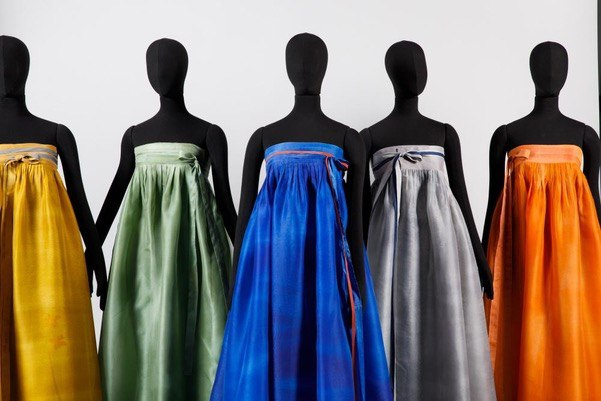
#> input picture OpenCv/image/test1.jpeg, 601 x 401 px, found by its file name
$ python threshold.py
#> lines starting #> are read from the running program, lines starting #| are printed output that depends on the picture; after the words box and inside, x2 and y2 are one past the last pixel; in counts of white or black regions, pixels touching at a corner belong together
import cv2
import numpy as np

src = cv2.imread(
    "/Users/triplet_dev/Python_openCV/OpenCV/image/test1.jpeg", cv2.IMREAD_COLOR)
#> src is the input picture: shape (401, 601, 3); mean B, G, R 114.8, 119.7, 129.2

B = src[:, :, 0]
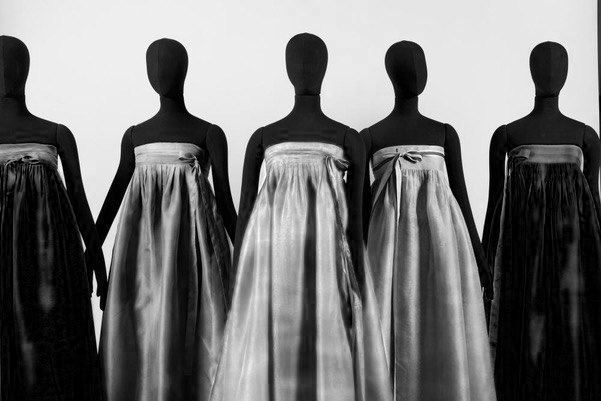
#> B: shape (401, 601); min 0, max 255, mean 114.8
G = src[:, :, 1]
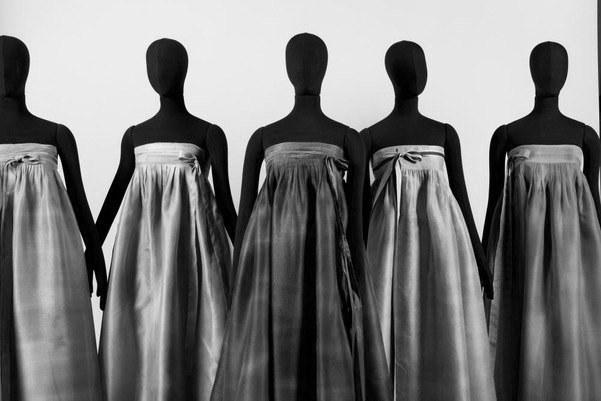
#> G: shape (401, 601); min 0, max 255, mean 119.7
R = src[:, :, 2]
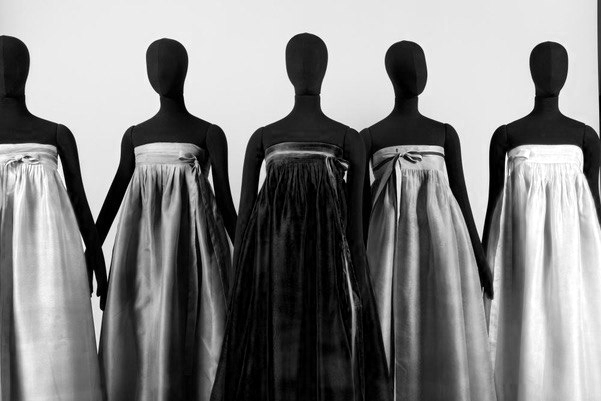
#> R: shape (401, 601); min 0, max 255, mean 129.2


# blue = cv2.cvtColor(src, cv2.COLOR_BGR2HSV)


# BGR을 HSV 색공간으로 변경함
# hsv = cv2.cvtColor(src, cv2.COLOR_BGR2HSV)

# HSV 에서 BGR로 가정할 범위를 정함
# lower_blue = np.array([110, 100, 100])
# upper_blue = np.array([130, 255, 255])

# HSV 이미지에서 위에 정해놓은 범위를 추출함
# blue = cv2.inRange(hsv, lower_blue, upper_blue)

# 마스트 이미지와 원본이미지를 비트 연산함
# blue = cv2.threshold(src, 100, 255, cv2.Th)
# res1 = cv2.bitwise_and(src, src, mask=blue)

# B
ret1, re1 = cv2.threshold(B, 95, 255, cv2.THRESH_BINARY)
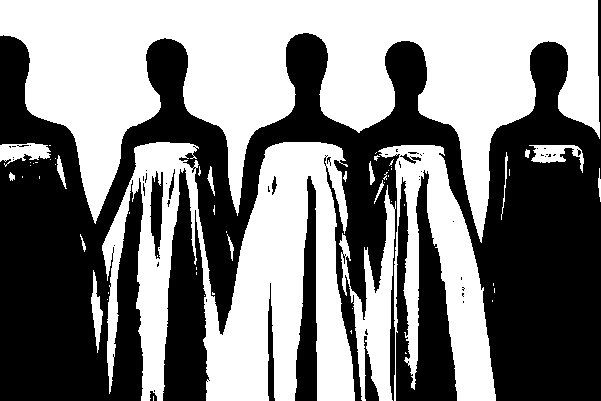
#> re1: shape (401, 601); 50.9% white; 53 black regions (42 under 20 px), largest, box (x1, y1, x2, y2) and area: (0, 0, 601, 401) 98449, (396, 170, 457, 401) 7748, (163, 168, 210, 401) 6839
ret2, re2 = cv2.threshold(R, 60, 255, cv2.THRESH_BINARY_INV)
#> re2: shape (401, 601); 36.8% white; 65 white regions (47 under 20 px), largest, box (x1, y1, x2, y2) and area: (0, 0, 601, 401) 73474, (165, 171, 203, 401) 5622, (417, 172, 452, 401) 3961
res1 = cv2.bitwise_and(re1, re2)
#> res1: shape (401, 601); 10.4% white; 30 white regions (24 under 20 px), largest, box (x1, y1, x2, y2) and area: (210, 154, 355, 401) 21371, (355, 247, 393, 401) 2557, (289, 142, 348, 234) 898, (339, 235, 350, 271) 132, (342, 270, 347, 296) 71, (264, 147, 274, 155) 34
res2 = cv2.cvtColor(res1, cv2.COLOR_BAYER_BG2BGR)
blue = cv2.bitwise_and(res2, src)
# res1 = cv2.bitwise_and(src, src, mask=blue)


# G
gret, gres1 = cv2.threshold(G, 50, 255, cv2.THRESH_BINARY)
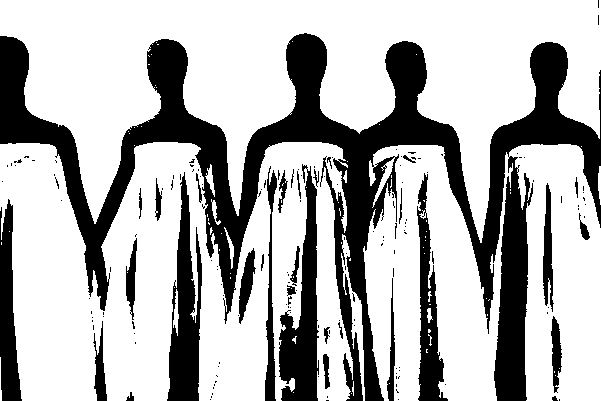
#> gres1: shape (401, 601); 70.2% white; 163 black regions (131 under 20 px), largest, box (x1, y1, x2, y2) and area: (0, 33, 601, 401) 50362, (279, 164, 319, 401) 4739, (167, 172, 202, 401) 4447
gret, gres2 = cv2.threshold(R, 75, 255, cv2.THRESH_BINARY_INV)
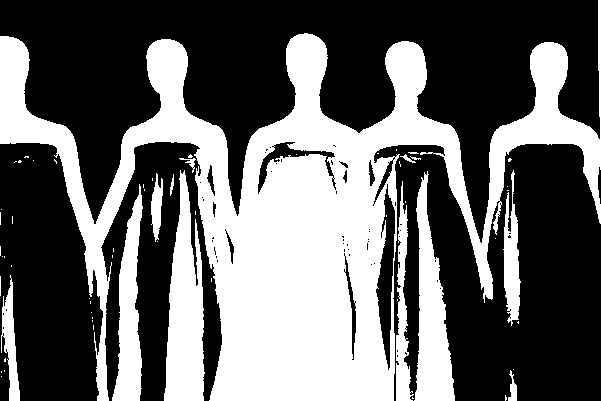
#> gres2: shape (401, 601); 39.9% white; 61 white regions (47 under 20 px), largest, box (x1, y1, x2, y2) and area: (0, 0, 601, 401) 75901, (164, 170, 205, 401) 6088, (414, 171, 455, 401) 4969
gres3 = cv2.bitwise_and(gres1, gres2)
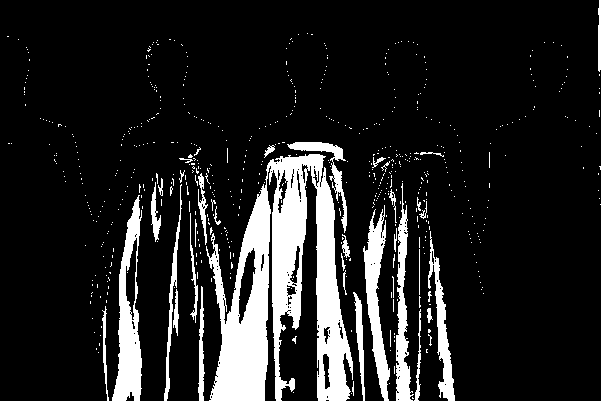
#> gres3: shape (401, 601); 13.5% white; 625 white regions (587 under 20 px), largest, box (x1, y1, x2, y2) and area: (206, 154, 353, 401) 17866, (112, 195, 142, 401) 3063, (363, 205, 390, 401) 2199


cv2.imshow("src", src)
# [5 lines of commented-out code are left out]
cv2.imshow("GREEN", gres1)
cv2.imshow("GREEN2", gres2)
cv2.imshow("GREEN3", gres3)
# [4 lines of commented-out code are left out]

cv2.waitKey(0)
cv2.destroyAllWindows()

$ run again, with OpenCv/image/test.png saved as OpenCv/image/test1.jpeg
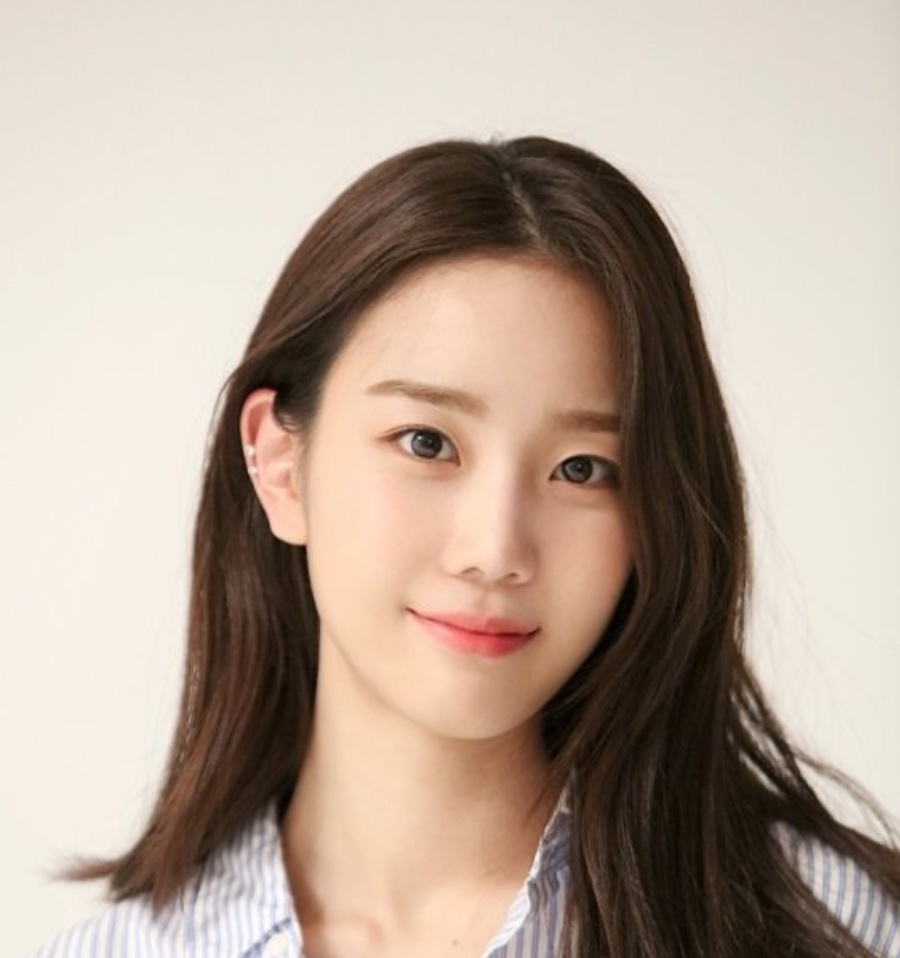
#> input picture OpenCv/image/test.png, 900 x 958 px, found by its file name
#> src is the input picture: shape (958, 900, 3); mean B, G, R 152.9, 166.6, 184
#> `ret1, re1 = cv2.threshold(B, 95, 255, cv2.THRESH_BINARY)`:
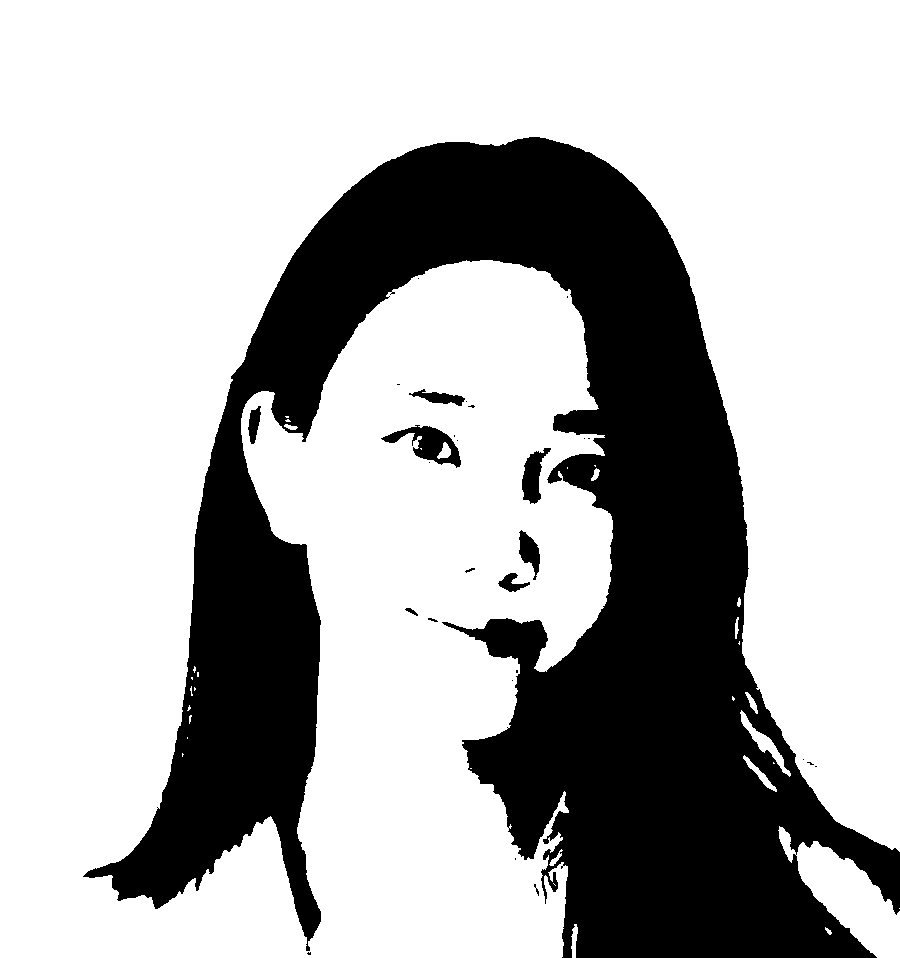
#> re1: shape (958, 900); 70.8% white; 28 black regions (17 under 20 px), largest, box (x1, y1, x2, y2) and area: (83, 137, 900, 958) 248073, (381, 425, 461, 468) 1379, (522, 448, 551, 504) 830
#> re2: shape (958, 900); 15.9% white; 117 white regions (87 under 20 px), largest, box (x1, y1, x2, y2) and area: (511, 142, 859, 958) 98510, (195, 297, 351, 865) 26382, (425, 149, 622, 267) 8838
#> res1: shape (958, 900); every value is 0
#> res2: shape (958, 900, 3); every value is 0
#> gres1: shape (958, 900); 81.3% white; 112 black regions (92 under 20 px), largest, box (x1, y1, x2, y2) and area: (184, 139, 872, 958) 157719, (272, 244, 405, 340) 665, (415, 430, 442, 458) 377
#> gres2: shape (958, 900); 19.6% white; 94 white regions (83 under 20 px), largest, box (x1, y1, x2, y2) and area: (185, 139, 900, 958) 167375, (414, 430, 442, 458) 435, (136, 878, 153, 893) 116
#> `gres3 = cv2.bitwise_and(gres1, gres2)`:
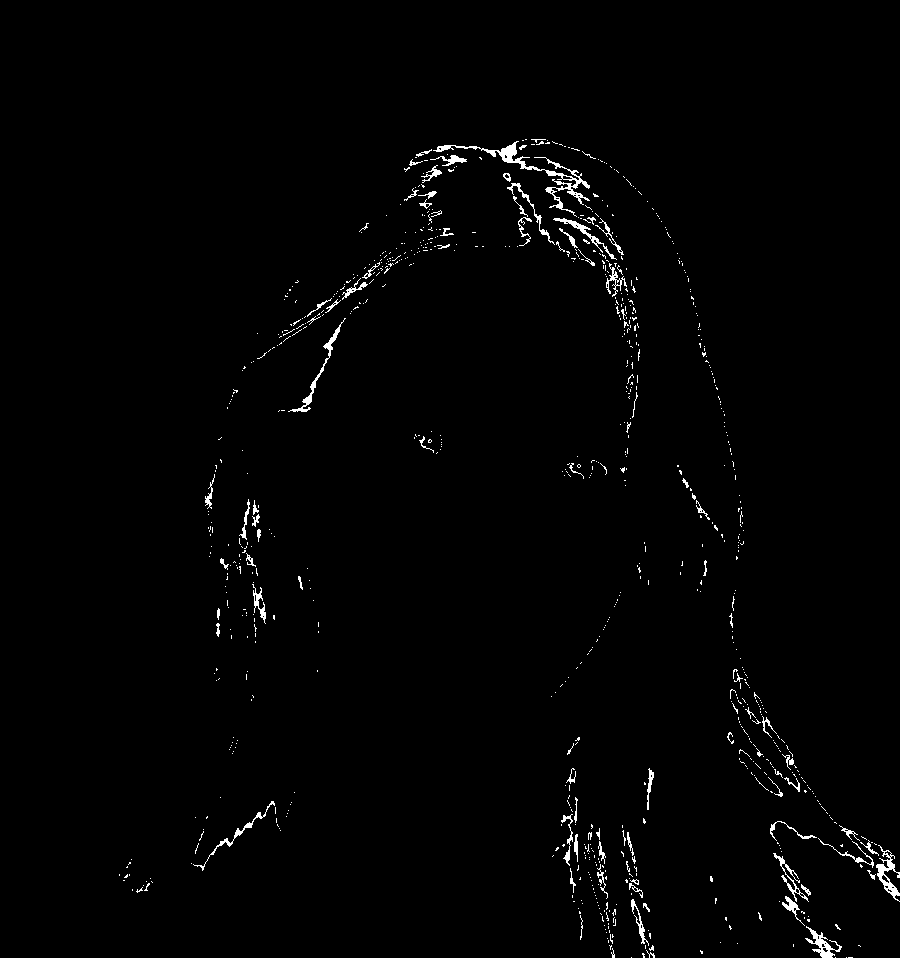
#> gres3: shape (958, 900); 1.2% white in thin lines or dots, all inside (x1, y1, x2, y2) = (119, 139, 900, 958)
